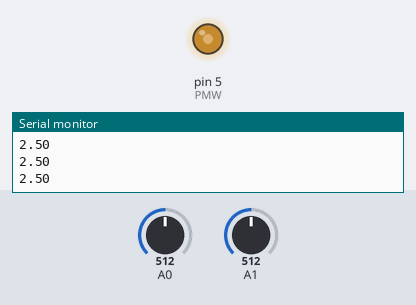
A sketch run on a simulated Arduino Uno, built with avr-gcc and run on an emulated ATmega328P. Parts: output pins drawn as LEDs (lit = HIGH), the last lines printed to the serial monitor. Inputs (shaded band) come from the test bench; at power-on: A1 = 512, A0 = 512.

Above: at 1.3 s.
1.4 s: A1 set to 578
2.9 s: A1 set to 602
At 3.07 s:
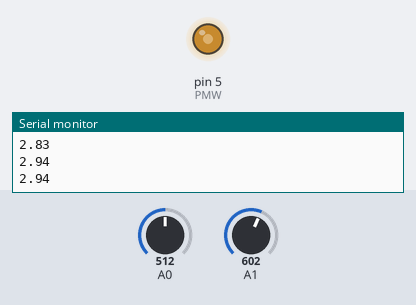
5.9 s: A0 set to 306
At 7.09 s:
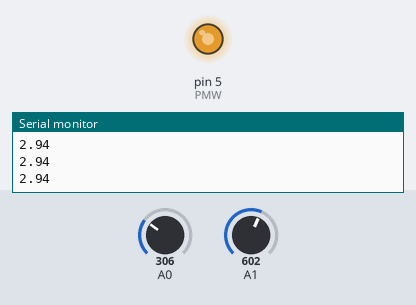
8.9 s: A0 set to 511
At 9.71 s:
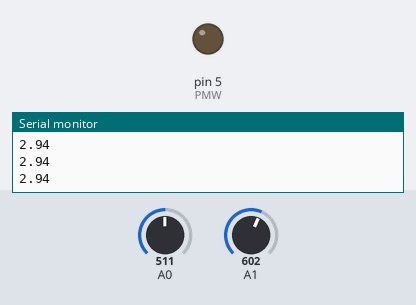
11.9 s: A1 set to 306
14.9 s: A1 set to 478
17.9 s: A1 set to 509
Timing chart, 0 to 20.4 s (numbered marks = the images above; inputs shaded):
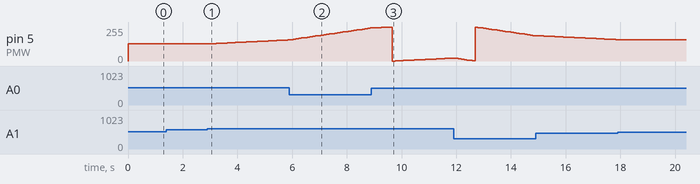

Measured:
- after the input at 2.9 s, pin 5 (PMW): moves from 128/255 to 158/255 over 2.9 s, starting at once
- after the input at 17.9 s, pin 5 (PMW): stays 161/255 (without the input it goes to 160/255 after 0.02 s)

The sketch:

Potentiometre_Avec_Feedback.ino
```cpp
int PMW = 5;
int v_in = 10;
//int v_out_max = 4;
int duty_cycle=128;
float dv=0.1;
float p=0.1;

void setup()
{
  Serial.begin(9600);
  pinMode(PMW, OUTPUT);
  pinMode(A0, INPUT);
  pinMode(A1,INPUT);
  analogWrite(PMW,duty_cycle);
  delay(100);
}

void loop()
{
  float v_out_max = (5.0/1023)*analogRead(A1);
  int v_out = analogRead(A0);
  float v_out_map = (5.0/1023)*v_out;
  float error = v_out_map - v_out_max;
  if(abs(error)>dv){
  	duty_cycle = int(duty_cycle - p*error*255/v_in);
    analogWrite(PMW,duty_cycle);
  }
  Serial.println(v_out_max);
  delay(100);
}
```
